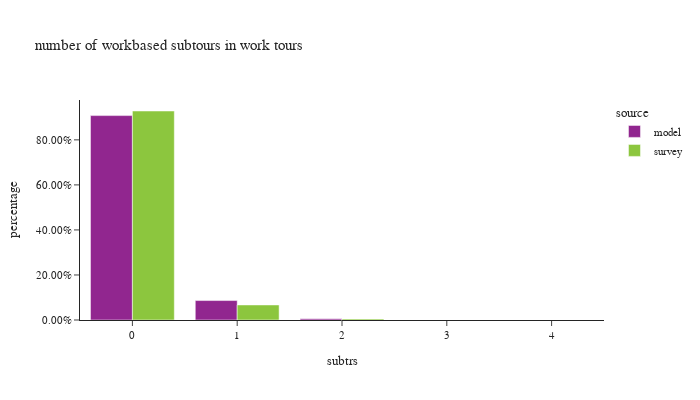

The cell this chart's notebook holds for it:
### Code cell
test = wk_tour.loc[wk_tour['subtrs']!=11].copy()
df_plot = test.groupby(['source','subtrs']).agg(
    total=pd.NamedAgg(column="toexpfac", aggfunc="sum"),
    sample_size=pd.NamedAgg(column="toexpfac", aggfunc="size")).reset_index()

df_plot['percentage'] = df_plot.groupby(['source'], group_keys=False)['total']. \
    apply(lambda x: x / float(x.sum()))


fig = px.bar(df_plot.sort_values(by=['source']), x="subtrs", y="percentage", color="source",
             barmode="group",hover_data=['total','sample_size'],title="number of workbased subtours in work tours")
fig.update_layout(height=400, width=700, font=dict(size=11),
                  xaxis = dict(dtick = 1, categoryorder='category ascending'),
                  yaxis=dict(tickformat=".2%"))
fig.show()

### Figure 1 — Plotly figure (JSON) as saved in the notebook; plotly's stock layout.template omitted (floating-point values rounded to 4 significant figures)
{"data": [{"alignmentgroup": "True", "customdata": [[1377000.0, 1377000.0], [131000.0, 131000.0], [8096.0, 8096.0], [642.0, 642.0], [89.0, 89.0]], "hovertemplate": "source=model<br>subtrs=%{x}<br>percentage=%{y}<br>total=%{customdata[0]}<br>sample_size=%{customdata[1]}<extra></extra>", "legendgroup": "model", "marker": {"color": "#91268F", "pattern": {"shape": ""}}, "name": "model", "offsetgroup": "model", "orientation": "v", "showlegend": true, "textposition": "auto", "type": "bar", "x": [0, 1, 2, 3, 4], "xaxis": "x", "y": [0.9078, 0.0864, 0.005338, 0.0004233, 5.868e-05], "yaxis": "y"}, {"alignmentgroup": "True", "customdata": [[1254000.0, 2330.0], [90310.0, 223.0], [6658.0, 19.0], [34.14, 2.0], [26.44, 2.0]], "hovertemplate": "source=survey<br>subtrs=%{x}<br>percentage=%{y}<br>total=%{customdata[0]}<br>sample_size=%{customdata[1]}<extra></extra>", "legendgroup": "survey", "marker": {"color": "#8CC63E", "pattern": {"shape": ""}}, "name": "survey", "offsetgroup": "survey", "orientation": "v", "showlegend": true, "textposition": "auto", "type": "bar", "x": [0, 1, 2, 3, 4], "xaxis": "x", "y": [0.9282, 0.06682, 0.004926, 2.526e-05, 1.956e-05], "yaxis": "y"}], "layout": {"barmode": "group", "font": {"size": 11}, "height": 400, "legend": {"title": {"text": "source"}, "tracegroupgap": 0}, "title": {"text": "number of workbased subtours in work tours"}, "width": 700, "xaxis": {"anchor": "y", "categoryorder": "category ascending", "domain": [0.0, 1.0], "dtick": 1, "title": {"text": "subtrs"}}, "yaxis": {"anchor": "x", "domain": [0.0, 1.0], "tickformat": ".2%", "title": {"text": "percentage"}}}}
